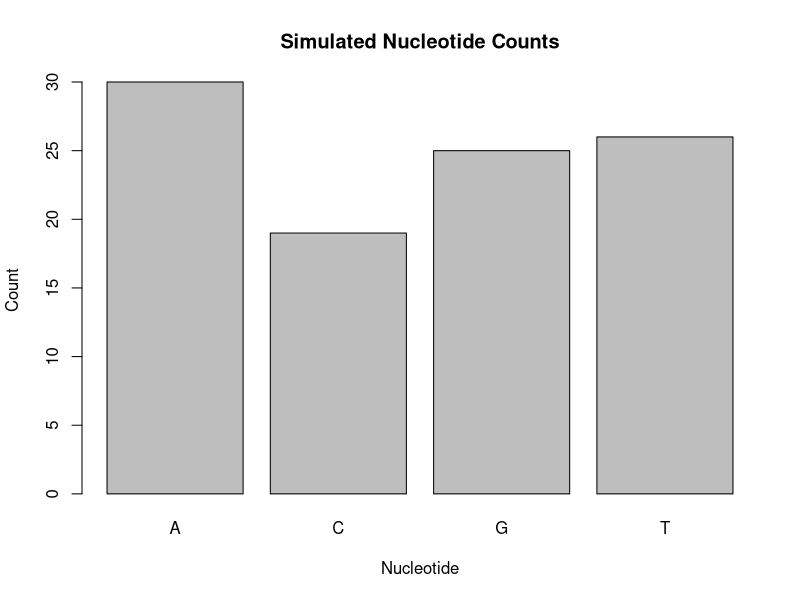

Generate this figure with R:
# ============================================================
# Multinomial distribution
# DNA nucleotide example
# ============================================================

# Category probabilities
prob <- c(
  A = 0.30,
  C = 0.20,
  G = 0.20,
  T = 0.30
)

# Check that probabilities add to 1
sum(prob)

# Sequence length
n <- 100

# Expected counts
n * prob

# ------------------------------------------------------------
# Simulate one DNA sequence
# ------------------------------------------------------------

set.seed(123)

one_sequence <- rmultinom(
  1,
  size = n,
  prob = prob
)

one_sequence

# Check that counts add to n
sum(one_sequence)

# ------------------------------------------------------------
# Simulate many DNA sequences
# ------------------------------------------------------------

set.seed(123)

sim <- rmultinom(
  10000,
  size = n,
  prob = prob
)

# First simulated sequence
sim[, 1]

# Mean nucleotide count across simulations
rowMeans(sim)

# Compare with theoretical expected counts
n * prob

# ------------------------------------------------------------
# Visualize one simulated sequence
# ------------------------------------------------------------

barplot(
  one_sequence[, 1],
  names.arg = names(prob),
  xlab = "Nucleotide",
  ylab = "Count",
  main = "Simulated Nucleotide Counts"
)
